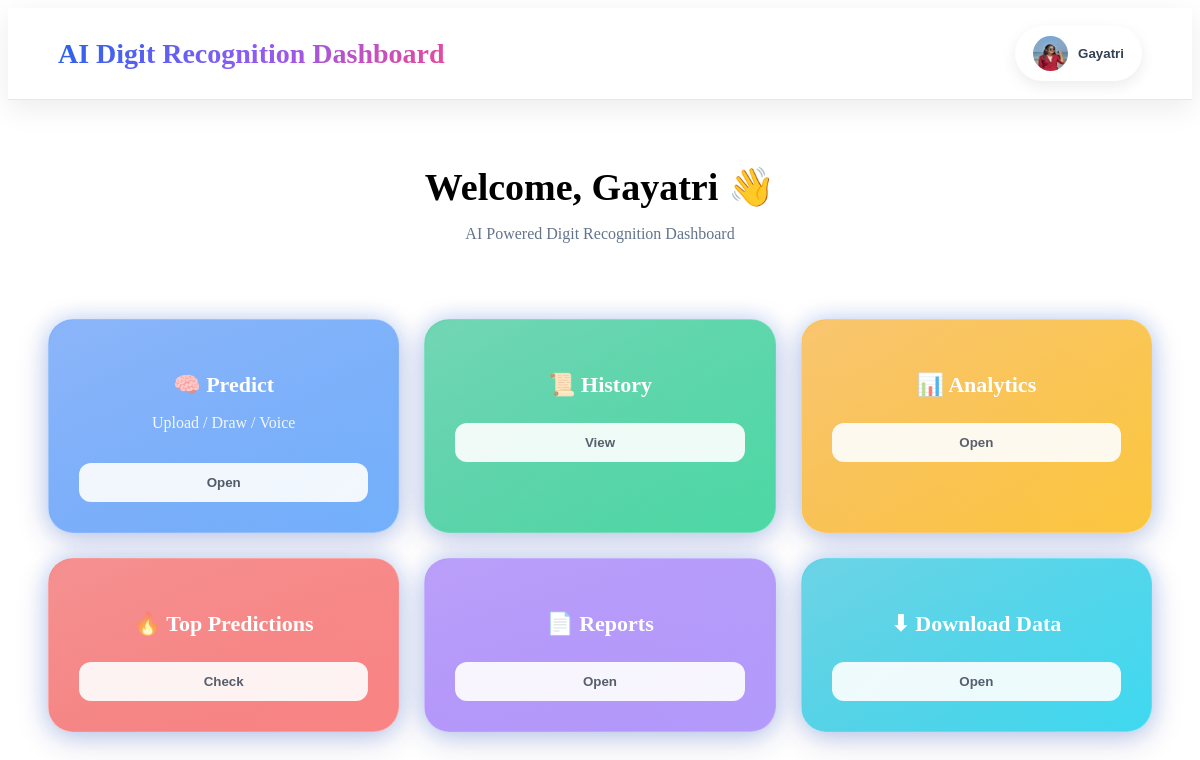
/dashboard (signed in), run on the app's committed database.
### tables this page shows
CREATE TABLE users (
                id INTEGER PRIMARY KEY AUTOINCREMENT,
                name TEXT NOT NULL,
                email TEXT UNIQUE NOT NULL,
                password TEXT NOT NULL,
                created_at TIMESTAMP DEFAULT CURRENT_TIMESTAMP
            , profile_pic TEXT, reset_token TEXT);

### app.py (the view)
@app.route('/dashboard')
def dashboard():
    if 'user_id' not in session:
        return redirect(url_for('login'))  # Correct redirect
    db = get_db()
    cursor = db.cursor()
    cursor.execute("SELECT id, name, email, profile_pic FROM users WHERE id = ?", (session['user_id'],))
    row = cursor.fetchone()
    if row is None:
        flash("User not found!", "error")
        return redirect(url_for('login'))
    user = {
        'id': row['id'],
        'name': row['name'],
        'email': row['email'],
        'profile_pic': row['profile_pic'] if row['profile_pic'] else 'default.png'
    }
    return render_template("user/dashboard.html", user=user)

### app.py (called while the page is built)
@app.after_request
def prevent_cache_for_authenticated_pages(response):
    is_user_authenticated = 'user_id' in session
    is_admin_authenticated = 'admin_username' in session
    if is_user_authenticated or is_admin_authenticated:
        response.headers['Cache-Control'] = 'no-cache, no-store, must-revalidate, max-age=0, private'
        response.headers['Pragma'] = 'no-cache'
        response.headers['Expires'] = '0'
    return response

### backend/db.py (called while the page is built)
def get_db():
    conn = sqlite3.connect(DB_PATH)
    conn.row_factory = sqlite3.Row
    return conn

### templates/user/dashboard.html (shortened to what this page needs)
<head>
    <link rel="stylesheet"
          href="{{ url_for('static', filename='css/dashboard.css') }}">
</head>
<body>
<div class="navbar">
    <div class="logo">
        AI Digit Recognition Dashboard
    </div>
    <div class="user-dropdown">
        <button>
            {% if user.profile_pic %}
                <img src="{{ url_for('static', filename='profile_pics/' ~ user.profile_pic) }}"
                     style="width:35px;height:35px;border-radius:50%;">
            {% else %}
                <img src="{{ url_for('static', filename='profile_pics/default.png') }}"
                     style="width:35px;height:35px;border-radius:50%;">
            {% endif %}
            {{ user.name }}
        </button>
    </div>
</div>
<div class="main">
    <h1>Welcome, {{ user.name }} 👋</h1>
    <p>AI Powered Digit Recognition Dashboard</p>
</div>
<div class="grid">
    <div class="card">
        <h3>🧠 Predict</h3>
        <p>Upload / Draw / Voice</p>
        <a href="/predict_page"><button>Open</button></a>
    </div>
    <div class="card">
        <h3>📜 History</h3>
        <a href="/history"><button>View</button></a>
    </div>
    <div class="card">
        <h3>📊 Analytics</h3>
        <a href="/analytics"><button>Open</button></a>
    </div>
    <div class="card">
        <h3>🔥 Top Predictions</h3>
        <a href="/top_predictions"><button>Check</button></a>
    </div>
    <div class="card">
        <h3>📄 Reports</h3>
        <a href="/reports"><button>Open</button></a>
    </div>
    <div class="card">
        <h3>⬇ Download Data</h3>
        <a href="/download"><button>Open</button></a>
    </div>
</div>
</body>
</html>

### static/css/dashboard.css (style rules this page uses)
.card { position: relative; overflow: hidden; background: rgba(255, 255, 255, 0.18); backdrop-filter: blur(20px); -webkit-backdrop-filter: blur(20px); border: 1px solid rgba(255, 255, 255, 0.4); border-radius: 25px; padding: 30px; text-align: center; color: white; transition: all 0.4s ease; box-shadow: 0 8px 32px rgba(31, 38, 135, 0.20), 0 0 20px rgba(59, 130, 246, 0.25); }
.navbar { background: rgba(255, 255, 255, 0.95); backdrop-filter: blur(15px); padding: 18px 50px; display: flex; justify-content: space-between; align-items: center; border-bottom: 1px solid #e2e8f0; box-shadow: 0 8px 30px rgba(0, 0, 0, 0.08); position: sticky; top: 0; z-index: 1000; }
.logo { font-size: 28px; font-weight: 700; background: linear-gradient(135deg, #2563eb, #8b5cf6, #ec4899); -webkit-background-clip: text; -webkit-text-fill-color: transparent; }
.user-dropdown button { background: white; border: none; padding: 10px 18px; border-radius: 50px; box-shadow: 0 5px 15px rgba(0, 0, 0, 0.08); cursor: pointer; display: flex; align-items: center; gap: 10px; font-weight: 600; color: #334155; }
.main { text-align: center; padding: 40px 20px; }
.main h1 { font-size: 38px; margin-bottom: 10px; }
.main p { color: #64748b; }
.grid { max-width: 1200px; margin: auto; display: grid; grid-template-columns: repeat(3, 1fr); gap: 25px; padding: 20px 40px 50px; }
.card::before { content: ''; position: absolute; top: -120%; left: -120%; width: 250%; height: 250%; background: linear-gradient( 120deg, transparent, rgba(255, 255, 255, 0.4), transparent); transform: rotate(25deg); transition: 0.8s; }
.card:nth-child(1) { background: linear-gradient(135deg, #3b82f6, #60a5fa); }
.card:nth-child(2) { background: linear-gradient(135deg, #10b981, #34d399); }
.card:nth-child(3) { background: linear-gradient(135deg, #f59e0b, #fbbf24); }
.card:nth-child(4) { background: linear-gradient(135deg, #ef4444, #f87171); }
.card:nth-child(5) { background: linear-gradient(135deg, #8b5cf6, #a78bfa); }
.card:nth-child(6) { background: linear-gradient(135deg, #06b6d4, #22d3ee); }
.card h3 { font-size: 22px; margin-bottom: 10px; }
.card p { opacity: 0.9; }
.card button { margin-top: 15px; width: 100%; padding: 12px; border: none; border-radius: 12px; background: rgba(255, 255, 255, 0.9); color: #1e293b; font-weight: 600; cursor: pointer; transition: 0.3s; }

### data on the page
users: profile_pic (picture), name "Gayatri"
